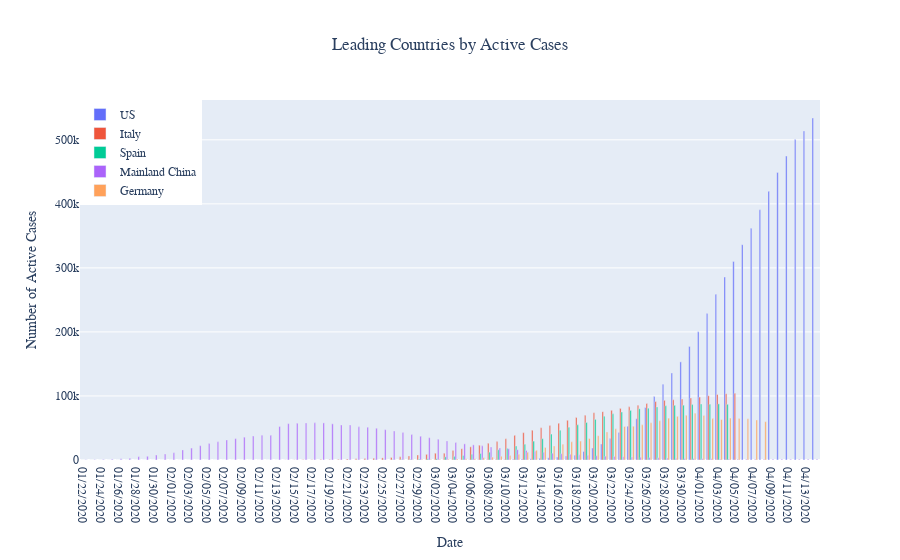

Notebook cell for this chart:
### Code cell
# fig = go.Figure()

# for country in active["Country"]:
#     fig.add_trace(
#         go.Bar(
#             x=world['Date'],     
#             y=df[df['Country'] == country].groupby("Date")["Active"].sum().reset_index()["Active"],
#             name=country,
#         )
#     )

# fig.update_layout(
#     title="Leading Countries by Active Cases",
#     title_x = 0.5,
#     xaxis_title="Date",
#     xaxis= {
#         'tickformat': '%b',
#         # 'tickvals': pd.date_range('2020-1', '2020-4', freq='MS')
#     },
#     yaxis_title="Number of Active Cases",
#     font={
#         "family":"Courier New, monospace",
#         # size=18,
#         # color="#7f7f7f"
#     },
#     legend={
#         "x": 0,
#         "y": 1
#     },
# )

# fig.show()
